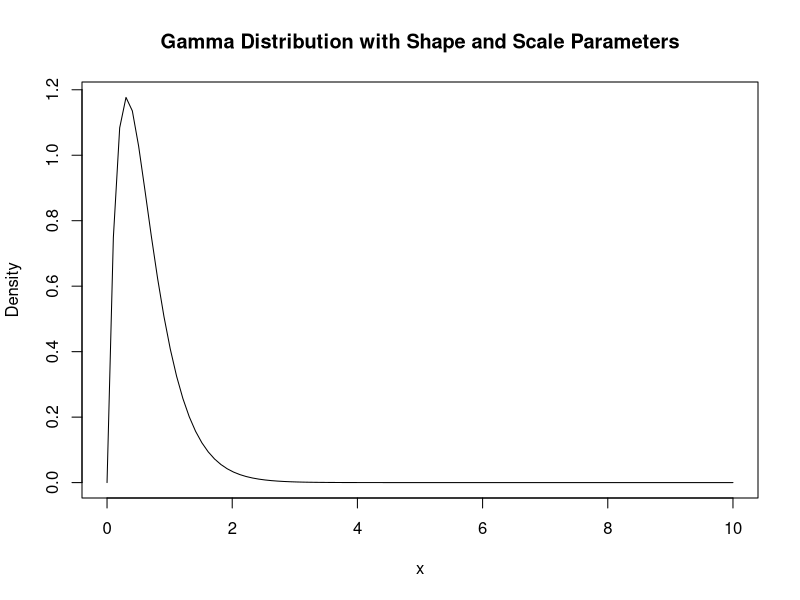

Write the R code that produced this figure.
#INSPECT PRIOR PLOTS

shape <- 2
mean <- 1.6
scale <- shape * mean

# Generate x-values for the plot
x <- seq(0, 10, length = 100)

# Calculate the PDF values using dgamma()
pdf_values <- dgamma(x, shape, scale)

# Plot the gamma distribution
plot(x, pdf_values, type = "l", xlab = "x", ylab = "Density", main = "Gamma Distribution with Shape and Scale Parameters")